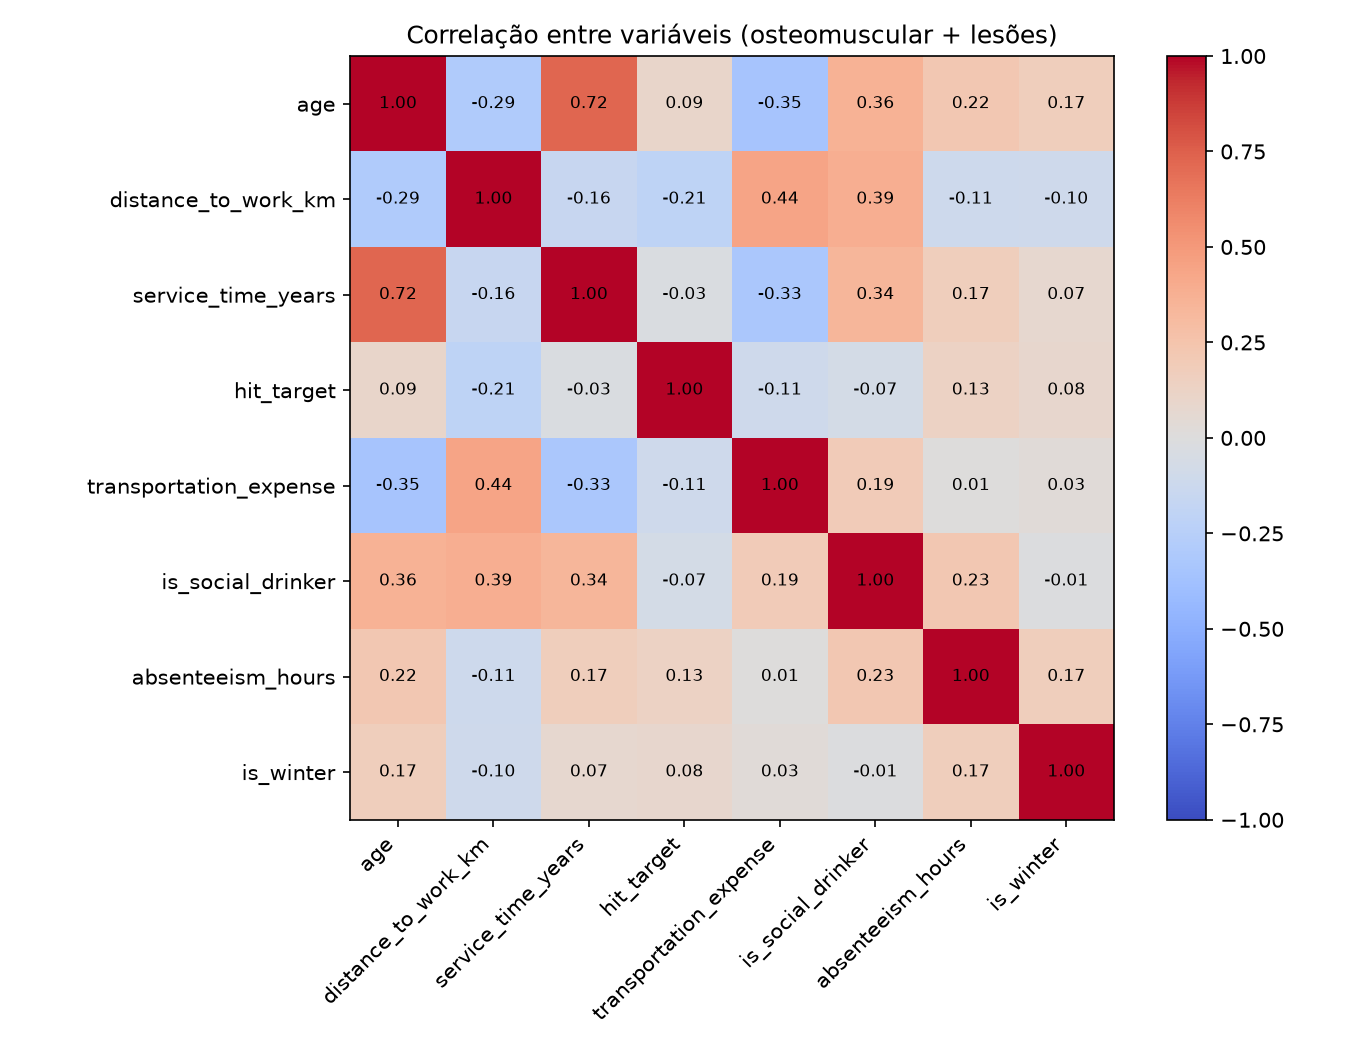

The script that saved this image:
import pandas as pd
from sqlalchemy import create_engine
import matplotlib.pyplot as plt
import numpy as np

engine = create_engine("postgresql://dbt_user:dbt_pass@localhost:5433/absenteeismo")

query = """
    SELECT age, distance_to_work_km, service_time_years, hit_target,
           transportation_expense, is_social_drinker, season_code,
           absenteeism_hours
    FROM dbt_marilia.int_absenteeism_enriched
    WHERE reason_code IN (13, 19)
"""
df = pd.read_sql(query, engine)

df["is_winter"] = (df["season_code"] == 3).astype(int)
df = df.drop(columns=["season_code"])

corr_matrix = df.corr()
print("=== Matriz de correlação (osteomuscular + lesões) ===")
print(corr_matrix["absenteeism_hours"].sort_values(ascending=False))

fig, ax = plt.subplots(figsize=(9, 7))
im = ax.imshow(corr_matrix, cmap="coolwarm", vmin=-1, vmax=1)

ax.set_xticks(range(len(corr_matrix.columns)))
ax.set_yticks(range(len(corr_matrix.columns)))
ax.set_xticklabels(corr_matrix.columns, rotation=45, ha="right")
ax.set_yticklabels(corr_matrix.columns)

for i in range(len(corr_matrix.columns)):
    for j in range(len(corr_matrix.columns)):
        ax.text(j, i, f"{corr_matrix.iloc[i, j]:.2f}", ha="center", va="center", color="black", fontsize=8)

plt.colorbar(im)
plt.title("Correlação entre variáveis (osteomuscular + lesões)")
plt.tight_layout()
plt.savefig("correlacao_cid.png", dpi=150)
print("\nGráfico salvo em correlacao_cid.png")
